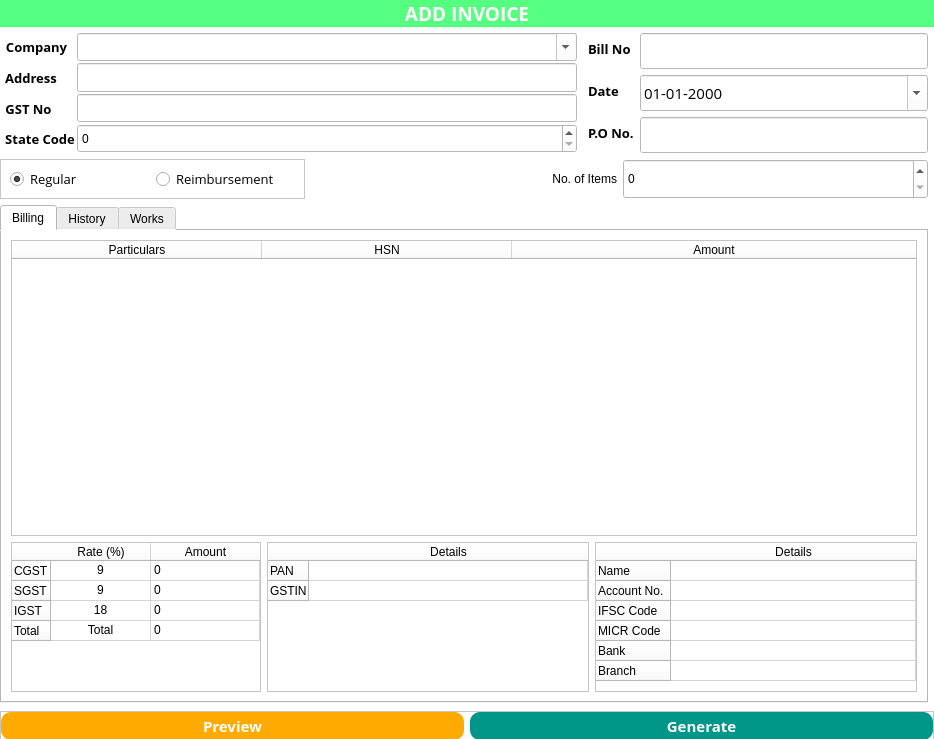
<?xml version="1.0" encoding="UTF-8"?>
<ui version="4.0">
 <class>Form</class>
 <widget class="QWidget" name="Form">
  <property name="windowModality">
   <enum>Qt::ApplicationModal</enum>
  </property>
  <property name="geometry">
   <rect>
    <x>0</x>
    <y>0</y>
    <width>934</width>
    <height>739</height>
   </rect>
  </property>
  <property name="minimumSize">
   <size>
    <width>800</width>
    <height>600</height>
   </size>
  </property>
  <property name="sizeIncrement">
   <size>
    <width>0</width>
    <height>0</height>
   </size>
  </property>
  <property name="windowTitle">
   <string>Form</string>
  </property>
  <property name="windowIcon">
   <iconset>
    <normaloff>../Icon/logo.png</normaloff>../Icon/logo.png</iconset>
  </property>
  <property name="styleSheet">
   <string notr="true">background-color: rgb(255, 255, 255);</string>
  </property>
  <layout class="QGridLayout" name="gridLayout">
   <property name="leftMargin">
    <number>0</number>
   </property>
   <property name="topMargin">
    <number>0</number>
   </property>
   <property name="rightMargin">
    <number>0</number>
   </property>
   <property name="bottomMargin">
    <number>0</number>
   </property>
   <item row="5" column="1" colspan="3">
    <widget class="QFrame" name="frame">
     <property name="sizePolicy">
      <sizepolicy hsizetype="Preferred" vsizetype="Preferred">
       <horstretch>0</horstretch>
       <verstretch>0</verstretch>
      </sizepolicy>
     </property>
     <property name="minimumSize">
      <size>
       <width>0</width>
       <height>30</height>
      </size>
     </property>
     <property name="maximumSize">
      <size>
       <width>16777215</width>
       <height>26</height>
      </size>
     </property>
     <property name="font">
      <font>
       <family>Open Sans</family>
       <stylestrategy>PreferAntialias</stylestrategy>
      </font>
     </property>
     <property name="frameShape">
      <enum>QFrame::StyledPanel</enum>
     </property>
     <property name="frameShadow">
      <enum>QFrame::Raised</enum>
     </property>
     <layout class="QGridLayout" name="gridLayout_2">
      <property name="leftMargin">
       <number>0</number>
      </property>
      <property name="topMargin">
       <number>0</number>
      </property>
      <property name="rightMargin">
       <number>0</number>
      </property>
      <property name="bottomMargin">
       <number>0</number>
      </property>
      <item row="1" column="0">
       <widget class="QPushButton" name="Prefill">
        <property name="sizePolicy">
         <sizepolicy hsizetype="Minimum" vsizetype="Expanding">
          <horstretch>0</horstretch>
          <verstretch>0</verstretch>
         </sizepolicy>
        </property>
        <property name="font">
         <font>
          <family>Open Sans</family>
          <pointsize>11</pointsize>
          <weight>75</weight>
          <bold>true</bold>
          <stylestrategy>PreferAntialias</stylestrategy>
         </font>
        </property>
        <property name="styleSheet">
         <string notr="true">color: rgb(255, 255, 255);
background-color:rgb(255, 170, 0);
border-radius:10;</string>
        </property>
        <property name="text">
         <string>Preview</string>
        </property>
       </widget>
      </item>
      <item row="1" column="1">
       <widget class="QPushButton" name="savebutton">
        <property name="sizePolicy">
         <sizepolicy hsizetype="Minimum" vsizetype="Expanding">
          <horstretch>0</horstretch>
          <verstretch>0</verstretch>
         </sizepolicy>
        </property>
        <property name="font">
         <font>
          <family>Open Sans</family>
          <pointsize>11</pointsize>
          <weight>75</weight>
          <bold>true</bold>
          <stylestrategy>PreferAntialias</stylestrategy>
         </font>
        </property>
        <property name="styleSheet">
         <string notr="true">color: rgb(255, 255, 255);
background-color:rgb(0,150,136);
border-radius:10;</string>
        </property>
        <property name="text">
         <string>Generate</string>
        </property>
        <property name="icon">
         <iconset>
          <normaloff>../../../Resources/Images/check-mark.png</normaloff>../../../Resources/Images/check-mark.png</iconset>
        </property>
       </widget>
      </item>
     </layout>
    </widget>
   </item>
   <item row="0" column="1" colspan="3">
    <widget class="QLabel" name="title">
     <property name="maximumSize">
      <size>
       <width>16777215</width>
       <height>30</height>
      </size>
     </property>
     <property name="font">
      <font>
       <family>Open Sans</family>
       <pointsize>11</pointsize>
       <weight>75</weight>
       <bold>true</bold>
       <stylestrategy>PreferAntialias</stylestrategy>
      </font>
     </property>
     <property name="styleSheet">
      <string notr="true">background-color:rgb(85, 255, 127);
color: rgb(255, 255, 255);</string>
     </property>
     <property name="text">
      <string>&lt;html&gt;&lt;head/&gt;&lt;body&gt;&lt;p&gt;&lt;span style=&quot; font-size:14pt;&quot;&gt;ADD INVOICE&lt;/span&gt;&lt;/p&gt;&lt;/body&gt;&lt;/html&gt;</string>
     </property>
     <property name="alignment">
      <set>Qt::AlignCenter</set>
     </property>
    </widget>
   </item>
   <item row="3" column="1" colspan="2">
    <widget class="QWidget" name="widget" native="true">
     <property name="minimumSize">
      <size>
       <width>0</width>
       <height>40</height>
      </size>
     </property>
     <property name="maximumSize">
      <size>
       <width>16777215</width>
       <height>40</height>
      </size>
     </property>
     <layout class="QHBoxLayout" name="horizontalLayout">
      <property name="leftMargin">
       <number>0</number>
      </property>
      <property name="topMargin">
       <number>0</number>
      </property>
      <property name="rightMargin">
       <number>0</number>
      </property>
      <property name="bottomMargin">
       <number>0</number>
      </property>
      <item>
       <widget class="QFrame" name="frame_2">
        <property name="frameShape">
         <enum>QFrame::StyledPanel</enum>
        </property>
        <property name="frameShadow">
         <enum>QFrame::Raised</enum>
        </property>
        <layout class="QHBoxLayout" name="horizontalLayout_2">
         <item>
          <widget class="QRadioButton" name="RB_Regular">
           <property name="font">
            <font>
             <family>Open Sans</family>
             <pointsize>10</pointsize>
             <stylestrategy>PreferAntialias</stylestrategy>
            </font>
           </property>
           <property name="text">
            <string>Regular</string>
           </property>
           <property name="checked">
            <bool>true</bool>
           </property>
          </widget>
         </item>
         <item>
          <widget class="QRadioButton" name="Rb_Reimb">
           <property name="font">
            <font>
             <family>Open Sans</family>
             <pointsize>10</pointsize>
             <stylestrategy>PreferAntialias</stylestrategy>
            </font>
           </property>
           <property name="text">
            <string>Reimbursement</string>
           </property>
          </widget>
         </item>
        </layout>
       </widget>
      </item>
      <item>
       <widget class="QLabel" name="label">
        <property name="text">
         <string>No. of Items</string>
        </property>
        <property name="alignment">
         <set>Qt::AlignRight|Qt::AlignTrailing|Qt::AlignVCenter</set>
        </property>
       </widget>
      </item>
      <item>
       <widget class="QSpinBox" name="NoOfItems">
        <property name="sizePolicy">
         <sizepolicy hsizetype="Minimum" vsizetype="Expanding">
          <horstretch>0</horstretch>
          <verstretch>0</verstretch>
         </sizepolicy>
        </property>
       </widget>
      </item>
     </layout>
    </widget>
   </item>
   <item row="2" column="1">
    <widget class="QWidget" name="widget_2" native="true">
     <property name="minimumSize">
      <size>
       <width>0</width>
       <height>0</height>
      </size>
     </property>
     <property name="maximumSize">
      <size>
       <width>16777215</width>
       <height>120</height>
      </size>
     </property>
     <layout class="QFormLayout" name="formLayout">
      <property name="horizontalSpacing">
       <number>2</number>
      </property>
      <property name="verticalSpacing">
       <number>2</number>
      </property>
      <property name="leftMargin">
       <number>5</number>
      </property>
      <property name="topMargin">
       <number>0</number>
      </property>
      <property name="rightMargin">
       <number>5</number>
      </property>
      <property name="bottomMargin">
       <number>0</number>
      </property>
      <item row="0" column="0">
       <widget class="QLabel" name="CompTitle">
        <property name="sizePolicy">
         <sizepolicy hsizetype="Preferred" vsizetype="Preferred">
          <horstretch>0</horstretch>
          <verstretch>0</verstretch>
         </sizepolicy>
        </property>
        <property name="minimumSize">
         <size>
          <width>0</width>
          <height>10</height>
         </size>
        </property>
        <property name="maximumSize">
         <size>
          <width>150</width>
          <height>30</height>
         </size>
        </property>
        <property name="font">
         <font>
          <family>Open Sans</family>
          <pointsize>10</pointsize>
          <weight>75</weight>
          <bold>true</bold>
          <stylestrategy>PreferAntialias</stylestrategy>
         </font>
        </property>
        <property name="frameShape">
         <enum>QFrame::NoFrame</enum>
        </property>
        <property name="text">
         <string>Company</string>
        </property>
        <property name="alignment">
         <set>Qt::AlignCenter</set>
        </property>
       </widget>
      </item>
      <item row="0" column="1">
       <widget class="QComboBox" name="CompanySelect">
        <property name="sizePolicy">
         <sizepolicy hsizetype="Preferred" vsizetype="Expanding">
          <horstretch>0</horstretch>
          <verstretch>0</verstretch>
         </sizepolicy>
        </property>
        <property name="font">
         <font>
          <family>Open Sans</family>
          <pointsize>11</pointsize>
         </font>
        </property>
        <property name="editable">
         <bool>true</bool>
        </property>
       </widget>
      </item>
      <item row="1" column="0">
       <widget class="QLabel" name="AddressTitle">
        <property name="sizePolicy">
         <sizepolicy hsizetype="Preferred" vsizetype="Preferred">
          <horstretch>0</horstretch>
          <verstretch>0</verstretch>
         </sizepolicy>
        </property>
        <property name="minimumSize">
         <size>
          <width>0</width>
          <height>30</height>
         </size>
        </property>
        <property name="maximumSize">
         <size>
          <width>150</width>
          <height>16777215</height>
         </size>
        </property>
        <property name="font">
         <font>
          <family>Open Sans</family>
          <pointsize>10</pointsize>
          <weight>75</weight>
          <bold>true</bold>
          <stylestrategy>PreferAntialias</stylestrategy>
         </font>
        </property>
        <property name="frameShape">
         <enum>QFrame::NoFrame</enum>
        </property>
        <property name="text">
         <string>Address</string>
        </property>
        <property name="alignment">
         <set>Qt::AlignCenter</set>
        </property>
       </widget>
      </item>
      <item row="1" column="1">
       <widget class="QLineEdit" name="Address">
        <property name="sizePolicy">
         <sizepolicy hsizetype="Expanding" vsizetype="Expanding">
          <horstretch>0</horstretch>
          <verstretch>0</verstretch>
         </sizepolicy>
        </property>
        <property name="font">
         <font>
          <family>Open Sans</family>
          <pointsize>11</pointsize>
          <stylestrategy>PreferAntialias</stylestrategy>
         </font>
        </property>
       </widget>
      </item>
      <item row="2" column="0">
       <widget class="QLabel" name="GSTTitle">
        <property name="sizePolicy">
         <sizepolicy hsizetype="Preferred" vsizetype="Preferred">
          <horstretch>0</horstretch>
          <verstretch>0</verstretch>
         </sizepolicy>
        </property>
        <property name="minimumSize">
         <size>
          <width>0</width>
          <height>30</height>
         </size>
        </property>
        <property name="maximumSize">
         <size>
          <width>150</width>
          <height>16777215</height>
         </size>
        </property>
        <property name="font">
         <font>
          <family>Open Sans</family>
          <pointsize>10</pointsize>
          <weight>75</weight>
          <bold>true</bold>
          <stylestrategy>PreferAntialias</stylestrategy>
         </font>
        </property>
        <property name="frameShape">
         <enum>QFrame::NoFrame</enum>
        </property>
        <property name="text">
         <string>GST No</string>
        </property>
        <property name="alignment">
         <set>Qt::AlignCenter</set>
        </property>
       </widget>
      </item>
      <item row="2" column="1">
       <widget class="QLineEdit" name="GST">
        <property name="sizePolicy">
         <sizepolicy hsizetype="Expanding" vsizetype="Expanding">
          <horstretch>0</horstretch>
          <verstretch>0</verstretch>
         </sizepolicy>
        </property>
        <property name="font">
         <font>
          <family>Open Sans</family>
          <pointsize>11</pointsize>
          <stylestrategy>PreferAntialias</stylestrategy>
         </font>
        </property>
       </widget>
      </item>
      <item row="3" column="0">
       <widget class="QLabel" name="StateCodeTitle">
        <property name="sizePolicy">
         <sizepolicy hsizetype="Preferred" vsizetype="Preferred">
          <horstretch>0</horstretch>
          <verstretch>0</verstretch>
         </sizepolicy>
        </property>
        <property name="minimumSize">
         <size>
          <width>0</width>
          <height>30</height>
         </size>
        </property>
        <property name="maximumSize">
         <size>
          <width>150</width>
          <height>16777215</height>
         </size>
        </property>
        <property name="font">
         <font>
          <family>Open Sans</family>
          <pointsize>10</pointsize>
          <weight>75</weight>
          <bold>true</bold>
          <stylestrategy>PreferAntialias</stylestrategy>
         </font>
        </property>
        <property name="frameShape">
         <enum>QFrame::NoFrame</enum>
        </property>
        <property name="text">
         <string>State Code</string>
        </property>
        <property name="alignment">
         <set>Qt::AlignCenter</set>
        </property>
       </widget>
      </item>
      <item row="3" column="1">
       <widget class="QSpinBox" name="StateCode">
        <property name="sizePolicy">
         <sizepolicy hsizetype="Minimum" vsizetype="Expanding">
          <horstretch>0</horstretch>
          <verstretch>0</verstretch>
         </sizepolicy>
        </property>
       </widget>
      </item>
     </layout>
    </widget>
   </item>
   <item row="2" column="2">
    <widget class="QWidget" name="widget_3" native="true">
     <property name="minimumSize">
      <size>
       <width>170</width>
       <height>0</height>
      </size>
     </property>
     <property name="maximumSize">
      <size>
       <width>340</width>
       <height>120</height>
      </size>
     </property>
     <layout class="QFormLayout" name="formLayout_2">
      <property name="leftMargin">
       <number>0</number>
      </property>
      <property name="topMargin">
       <number>0</number>
      </property>
      <property name="rightMargin">
       <number>0</number>
      </property>
      <property name="bottomMargin">
       <number>0</number>
      </property>
      <item row="0" column="0">
       <widget class="QLabel" name="BillNoTitle">
        <property name="font">
         <font>
          <family>Open Sans</family>
          <pointsize>10</pointsize>
          <weight>75</weight>
          <bold>true</bold>
          <stylestrategy>PreferAntialias</stylestrategy>
         </font>
        </property>
        <property name="text">
         <string>Bill No</string>
        </property>
       </widget>
      </item>
      <item row="0" column="1">
       <widget class="QLineEdit" name="BillNo">
        <property name="sizePolicy">
         <sizepolicy hsizetype="Expanding" vsizetype="Expanding">
          <horstretch>0</horstretch>
          <verstretch>0</verstretch>
         </sizepolicy>
        </property>
        <property name="font">
         <font>
          <family>Open Sans</family>
          <pointsize>11</pointsize>
          <stylestrategy>PreferAntialias</stylestrategy>
         </font>
        </property>
       </widget>
      </item>
      <item row="1" column="0">
       <widget class="QLabel" name="DateTitle">
        <property name="font">
         <font>
          <family>Open Sans</family>
          <pointsize>10</pointsize>
          <weight>75</weight>
          <bold>true</bold>
          <stylestrategy>PreferAntialias</stylestrategy>
         </font>
        </property>
        <property name="text">
         <string>Date</string>
        </property>
       </widget>
      </item>
      <item row="1" column="1">
       <widget class="QDateEdit" name="Date">
        <property name="sizePolicy">
         <sizepolicy hsizetype="Minimum" vsizetype="Expanding">
          <horstretch>0</horstretch>
          <verstretch>0</verstretch>
         </sizepolicy>
        </property>
        <property name="font">
         <font>
          <family>Open Sans</family>
          <pointsize>11</pointsize>
          <stylestrategy>PreferAntialias</stylestrategy>
         </font>
        </property>
        <property name="styleSheet">
         <string notr="true">background-color: rgb(255, 255, 255);
color: rgb(0, 0, 0);</string>
        </property>
        <property name="alignment">
         <set>Qt::AlignLeading|Qt::AlignLeft|Qt::AlignVCenter</set>
        </property>
        <property name="displayFormat">
         <string>dd-MM-yyyy</string>
        </property>
        <property name="calendarPopup">
         <bool>true</bool>
        </property>
       </widget>
      </item>
      <item row="2" column="0">
       <widget class="QLabel" name="POTitle">
        <property name="font">
         <font>
          <family>Open Sans</family>
          <pointsize>10</pointsize>
          <weight>75</weight>
          <bold>true</bold>
          <stylestrategy>PreferAntialias</stylestrategy>
         </font>
        </property>
        <property name="text">
         <string>P.O No.</string>
        </property>
       </widget>
      </item>
      <item row="2" column="1">
       <widget class="QLineEdit" name="PoNo">
        <property name="sizePolicy">
         <sizepolicy hsizetype="Expanding" vsizetype="Expanding">
          <horstretch>0</horstretch>
          <verstretch>0</verstretch>
         </sizepolicy>
        </property>
        <property name="font">
         <font>
          <family>Open Sans</family>
          <pointsize>11</pointsize>
          <stylestrategy>PreferAntialias</stylestrategy>
         </font>
        </property>
       </widget>
      </item>
     </layout>
    </widget>
   </item>
   <item row="4" column="1" colspan="2">
    <widget class="QTabWidget" name="tabWidget">
     <property name="currentIndex">
      <number>0</number>
     </property>
     <widget class="QWidget" name="Billing">
      <attribute name="title">
       <string>Billing</string>
      </attribute>
      <layout class="QGridLayout" name="gridLayout_3">
       <item row="0" column="0" colspan="3">
        <widget class="QTableWidget" name="BillTable">
         <property name="minimumSize">
          <size>
           <width>0</width>
           <height>230</height>
          </size>
         </property>
         <property name="textElideMode">
          <enum>Qt::ElideMiddle</enum>
         </property>
         <attribute name="horizontalHeaderDefaultSectionSize">
          <number>250</number>
         </attribute>
         <attribute name="horizontalHeaderStretchLastSection">
          <bool>true</bool>
         </attribute>
         <column>
          <property name="text">
           <string>Particulars</string>
          </property>
         </column>
         <column>
          <property name="text">
           <string>HSN</string>
          </property>
         </column>
         <column>
          <property name="text">
           <string>Amount</string>
          </property>
         </column>
        </widget>
       </item>
       <item row="1" column="0">
        <widget class="QTableWidget" name="GSTRate">
         <property name="minimumSize">
          <size>
           <width>0</width>
           <height>50</height>
          </size>
         </property>
         <property name="maximumSize">
          <size>
           <width>250</width>
           <height>150</height>
          </size>
         </property>
         <attribute name="horizontalHeaderDefaultSectionSize">
          <number>100</number>
         </attribute>
         <attribute name="horizontalHeaderStretchLastSection">
          <bool>true</bool>
         </attribute>
         <attribute name="verticalHeaderMinimumSectionSize">
          <number>20</number>
         </attribute>
         <attribute name="verticalHeaderDefaultSectionSize">
          <number>20</number>
         </attribute>
         <row>
          <property name="text">
           <string>CGST</string>
          </property>
         </row>
         <row>
          <property name="text">
           <string>SGST</string>
          </property>
         </row>
         <row>
          <property name="text">
           <string>IGST</string>
          </property>
         </row>
         <row>
          <property name="text">
           <string>Total</string>
          </property>
         </row>
         <column>
          <property name="text">
           <string>Rate (%)</string>
          </property>
         </column>
         <column>
          <property name="text">
           <string>Amount</string>
          </property>
         </column>
         <item row="0" column="0">
          <property name="text">
           <string>9</string>
          </property>
          <property name="textAlignment">
           <set>AlignCenter</set>
          </property>
         </item>
         <item row="0" column="1">
          <property name="text">
           <string>0</string>
          </property>
          <property name="textAlignment">
           <set>AlignLeading|AlignVCenter</set>
          </property>
         </item>
         <item row="1" column="0">
          <property name="text">
           <string>9</string>
          </property>
          <property name="textAlignment">
           <set>AlignCenter</set>
          </property>
         </item>
         <item row="1" column="1">
          <property name="text">
           <string>0</string>
          </property>
          <property name="textAlignment">
           <set>AlignLeading|AlignVCenter</set>
          </property>
         </item>
         <item row="2" column="0">
          <property name="text">
           <string>18</string>
          </property>
          <property name="textAlignment">
           <set>AlignCenter</set>
          </property>
         </item>
         <item row="2" column="1">
          <property name="text">
           <string>0</string>
          </property>
          <property name="textAlignment">
           <set>AlignLeading|AlignVCenter</set>
          </property>
         </item>
         <item row="3" column="0">
          <property name="text">
           <string>Total</string>
          </property>
          <property name="textAlignment">
           <set>AlignCenter</set>
          </property>
         </item>
         <item row="3" column="1">
          <property name="text">
           <string>0</string>
          </property>
          <property name="textAlignment">
           <set>AlignLeading|AlignVCenter</set>
          </property>
         </item>
        </widget>
       </item>
       <item row="1" column="1">
        <widget class="QTableWidget" name="PANGST">
         <property name="maximumSize">
          <size>
           <width>16777215</width>
           <height>150</height>
          </size>
         </property>
         <attribute name="horizontalHeaderStretchLastSection">
          <bool>true</bool>
         </attribute>
         <attribute name="verticalHeaderMinimumSectionSize">
          <number>20</number>
         </attribute>
         <attribute name="verticalHeaderDefaultSectionSize">
          <number>20</number>
         </attribute>
         <row>
          <property name="text">
           <string>PAN</string>
          </property>
         </row>
         <row>
          <property name="text">
           <string>GSTIN</string>
          </property>
         </row>
         <column>
          <property name="text">
           <string>Details</string>
          </property>
         </column>
        </widget>
       </item>
       <item row="1" column="2">
        <widget class="QTableWidget" name="BankDetails">
         <property name="maximumSize">
          <size>
           <width>16777215</width>
           <height>150</height>
          </size>
         </property>
         <attribute name="horizontalHeaderStretchLastSection">
          <bool>true</bool>
         </attribute>
         <attribute name="verticalHeaderMinimumSectionSize">
          <number>20</number>
         </attribute>
         <attribute name="verticalHeaderDefaultSectionSize">
          <number>20</number>
         </attribute>
         <row>
          <property name="text">
           <string>Name</string>
          </property>
         </row>
         <row>
          <property name="text">
           <string>Account No.</string>
          </property>
         </row>
         <row>
          <property name="text">
           <string>IFSC Code</string>
          </property>
         </row>
         <row>
          <property name="text">
           <string>MICR Code</string>
          </property>
         </row>
         <row>
          <property name="text">
           <string>Bank</string>
          </property>
         </row>
         <row>
          <property name="text">
           <string>Branch</string>
          </property>
         </row>
         <column>
          <property name="text">
           <string>Details</string>
          </property>
         </column>
        </widget>
       </item>
      </layout>
     </widget>
     <widget class="QWidget" name="history">
      <attribute name="title">
       <string>History</string>
      </attribute>
      <layout class="QGridLayout" name="gridLayout_4">
       <item row="0" column="0">
        <widget class="QTableWidget" name="History">
         <column>
          <property name="text">
           <string>Date</string>
          </property>
         </column>
         <column>
          <property name="text">
           <string>Bill No.</string>
          </property>
         </column>
         <column>
          <property name="text">
           <string>Amount</string>
          </property>
         </column>
         <column>
          <property name="text">
           <string>Type</string>
          </property>
         </column>
         <column>
          <property name="text">
           <string>FilePath</string>
          </property>
         </column>
        </widget>
       </item>
      </layout>
     </widget>
     <widget class="QWidget" name="works">
      <attribute name="title">
       <string>Works</string>
      </attribute>
      <layout class="QGridLayout" name="gridLayout_5">
       <item row="0" column="0">
        <widget class="QTableWidget" name="tableWidget_2">
         <column>
          <property name="text">
           <string>Date</string>
          </property>
         </column>
         <column>
          <property name="text">
           <string>Particulars</string>
          </property>
         </column>
         <column>
          <property name="text">
           <string>Attended by</string>
          </property>
         </column>
         <column>
          <property name="text">
           <string>Current Billing</string>
          </property>
         </column>
        </widget>
       </item>
      </layout>
     </widget>
    </widget>
   </item>
  </layout>
 </widget>
 <resources/>
 <connections/>
</ui>
